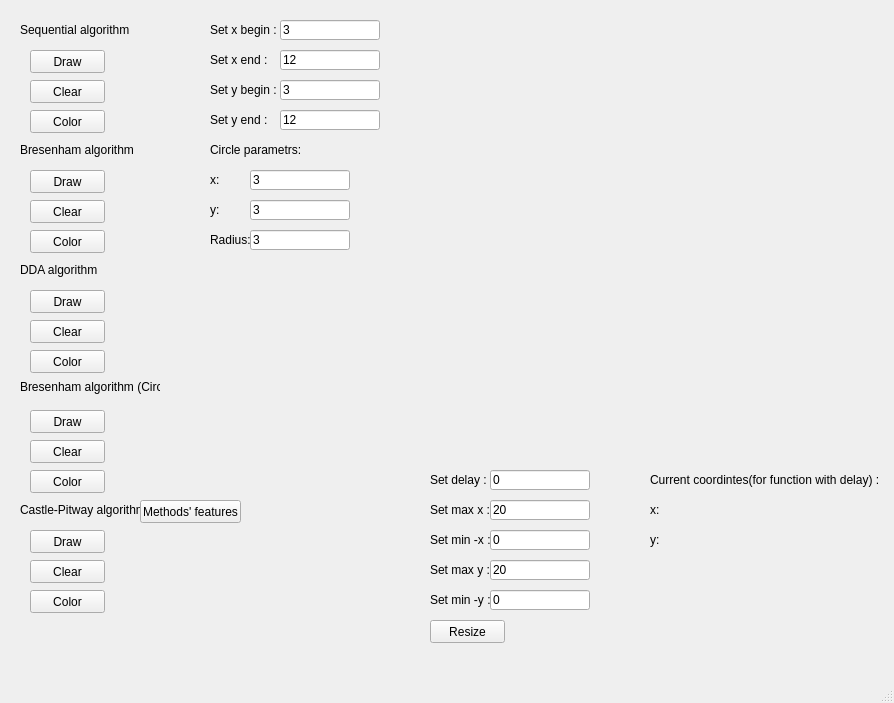
<?xml version="1.0" encoding="UTF-8"?>
<ui version="4.0">
 <class>MainWindow</class>
 <widget class="QMainWindow" name="MainWindow">
  <property name="geometry">
   <rect>
    <x>0</x>
    <y>0</y>
    <width>894</width>
    <height>703</height>
   </rect>
  </property>
  <property name="windowTitle">
   <string>MainWindow</string>
  </property>
  <widget class="QWidget" name="centralwidget">
   <widget class="QLabel" name="label">
    <property name="geometry">
     <rect>
      <x>20</x>
      <y>10</y>
      <width>140</width>
      <height>40</height>
     </rect>
    </property>
    <property name="text">
     <string>Sequential algorithm</string>
    </property>
   </widget>
   <widget class="QPushButton" name="pushButton">
    <property name="geometry">
     <rect>
      <x>30</x>
      <y>50</y>
      <width>75</width>
      <height>23</height>
     </rect>
    </property>
    <property name="text">
     <string>Draw</string>
    </property>
   </widget>
   <widget class="QPushButton" name="pushButton_2">
    <property name="geometry">
     <rect>
      <x>30</x>
      <y>170</y>
      <width>75</width>
      <height>23</height>
     </rect>
    </property>
    <property name="text">
     <string>Draw</string>
    </property>
   </widget>
   <widget class="QCustomPlot" name="widget" native="true">
    <property name="geometry">
     <rect>
      <x>429</x>
      <y>19</y>
      <width>460</width>
      <height>430</height>
     </rect>
    </property>
   </widget>
   <widget class="QPushButton" name="pushButton_3">
    <property name="geometry">
     <rect>
      <x>30</x>
      <y>290</y>
      <width>75</width>
      <height>23</height>
     </rect>
    </property>
    <property name="text">
     <string>Draw</string>
    </property>
   </widget>
   <widget class="QPushButton" name="pushButton_4">
    <property name="geometry">
     <rect>
      <x>30</x>
      <y>410</y>
      <width>75</width>
      <height>23</height>
     </rect>
    </property>
    <property name="text">
     <string>Draw</string>
    </property>
   </widget>
   <widget class="QPushButton" name="pushButton_5">
    <property name="geometry">
     <rect>
      <x>30</x>
      <y>530</y>
      <width>75</width>
      <height>23</height>
     </rect>
    </property>
    <property name="text">
     <string>Draw</string>
    </property>
   </widget>
   <widget class="QPushButton" name="pushButton_6">
    <property name="geometry">
     <rect>
      <x>30</x>
      <y>80</y>
      <width>75</width>
      <height>23</height>
     </rect>
    </property>
    <property name="text">
     <string>Clear</string>
    </property>
   </widget>
   <widget class="QPushButton" name="pushButton_7">
    <property name="geometry">
     <rect>
      <x>30</x>
      <y>230</y>
      <width>75</width>
      <height>23</height>
     </rect>
    </property>
    <property name="text">
     <string>Color</string>
    </property>
   </widget>
   <widget class="QPushButton" name="pushButton_8">
    <property name="geometry">
     <rect>
      <x>30</x>
      <y>320</y>
      <width>75</width>
      <height>23</height>
     </rect>
    </property>
    <property name="text">
     <string>Clear</string>
    </property>
   </widget>
   <widget class="QPushButton" name="pushButton_9">
    <property name="geometry">
     <rect>
      <x>30</x>
      <y>440</y>
      <width>75</width>
      <height>23</height>
     </rect>
    </property>
    <property name="text">
     <string>Clear</string>
    </property>
   </widget>
   <widget class="QPushButton" name="pushButton_10">
    <property name="geometry">
     <rect>
      <x>30</x>
      <y>560</y>
      <width>75</width>
      <height>23</height>
     </rect>
    </property>
    <property name="text">
     <string>Clear</string>
    </property>
   </widget>
   <widget class="QLabel" name="label_2">
    <property name="geometry">
     <rect>
      <x>20</x>
      <y>130</y>
      <width>140</width>
      <height>40</height>
     </rect>
    </property>
    <property name="text">
     <string>Bresenham algorithm</string>
    </property>
   </widget>
   <widget class="QLabel" name="label_3">
    <property name="geometry">
     <rect>
      <x>20</x>
      <y>360</y>
      <width>140</width>
      <height>40</height>
     </rect>
    </property>
    <property name="text">
     <string>
Bresenham algorithm (Circle)</string>
    </property>
   </widget>
   <widget class="QLabel" name="label_4">
    <property name="geometry">
     <rect>
      <x>20</x>
      <y>250</y>
      <width>140</width>
      <height>40</height>
     </rect>
    </property>
    <property name="text">
     <string>DDA algorithm</string>
    </property>
   </widget>
   <widget class="QLabel" name="label_5">
    <property name="geometry">
     <rect>
      <x>20</x>
      <y>490</y>
      <width>140</width>
      <height>40</height>
     </rect>
    </property>
    <property name="text">
     <string>Castle-Pitway algorithm</string>
    </property>
   </widget>
   <widget class="QLabel" name="label_6">
    <property name="geometry">
     <rect>
      <x>430</x>
      <y>470</y>
      <width>80</width>
      <height>20</height>
     </rect>
    </property>
    <property name="text">
     <string>Set delay :</string>
    </property>
   </widget>
   <widget class="QLineEdit" name="lineEdit">
    <property name="geometry">
     <rect>
      <x>490</x>
      <y>470</y>
      <width>100</width>
      <height>20</height>
     </rect>
    </property>
    <property name="text">
     <string>0</string>
    </property>
   </widget>
   <widget class="QLabel" name="label_7">
    <property name="geometry">
     <rect>
      <x>430</x>
      <y>500</y>
      <width>80</width>
      <height>20</height>
     </rect>
    </property>
    <property name="text">
     <string>Set max x :</string>
    </property>
   </widget>
   <widget class="QLabel" name="label_8">
    <property name="geometry">
     <rect>
      <x>430</x>
      <y>530</y>
      <width>80</width>
      <height>20</height>
     </rect>
    </property>
    <property name="text">
     <string>Set min -x :</string>
    </property>
   </widget>
   <widget class="QLabel" name="label_9">
    <property name="geometry">
     <rect>
      <x>430</x>
      <y>560</y>
      <width>80</width>
      <height>20</height>
     </rect>
    </property>
    <property name="text">
     <string>Set max y :</string>
    </property>
   </widget>
   <widget class="QLabel" name="label_10">
    <property name="geometry">
     <rect>
      <x>430</x>
      <y>590</y>
      <width>80</width>
      <height>20</height>
     </rect>
    </property>
    <property name="text">
     <string>Set min -y :</string>
    </property>
   </widget>
   <widget class="QLineEdit" name="lineEdit_2">
    <property name="geometry">
     <rect>
      <x>490</x>
      <y>500</y>
      <width>100</width>
      <height>20</height>
     </rect>
    </property>
    <property name="text">
     <string>20</string>
    </property>
   </widget>
   <widget class="QLineEdit" name="lineEdit_3">
    <property name="geometry">
     <rect>
      <x>490</x>
      <y>530</y>
      <width>100</width>
      <height>20</height>
     </rect>
    </property>
    <property name="text">
     <string>0</string>
    </property>
   </widget>
   <widget class="QLineEdit" name="lineEdit_4">
    <property name="geometry">
     <rect>
      <x>490</x>
      <y>560</y>
      <width>100</width>
      <height>20</height>
     </rect>
    </property>
    <property name="text">
     <string>20</string>
    </property>
   </widget>
   <widget class="QLineEdit" name="lineEdit_5">
    <property name="geometry">
     <rect>
      <x>490</x>
      <y>590</y>
      <width>100</width>
      <height>20</height>
     </rect>
    </property>
    <property name="text">
     <string>0</string>
    </property>
   </widget>
   <widget class="QLabel" name="label_11">
    <property name="geometry">
     <rect>
      <x>210</x>
      <y>80</y>
      <width>80</width>
      <height>20</height>
     </rect>
    </property>
    <property name="text">
     <string>Set y begin :</string>
    </property>
   </widget>
   <widget class="QLabel" name="label_12">
    <property name="geometry">
     <rect>
      <x>210</x>
      <y>50</y>
      <width>80</width>
      <height>20</height>
     </rect>
    </property>
    <property name="text">
     <string>Set x end :</string>
    </property>
   </widget>
   <widget class="QLabel" name="label_13">
    <property name="geometry">
     <rect>
      <x>210</x>
      <y>110</y>
      <width>80</width>
      <height>20</height>
     </rect>
    </property>
    <property name="text">
     <string>Set y end :</string>
    </property>
   </widget>
   <widget class="QLineEdit" name="lineEdit_6">
    <property name="geometry">
     <rect>
      <x>280</x>
      <y>110</y>
      <width>100</width>
      <height>20</height>
     </rect>
    </property>
    <property name="text">
     <string>12</string>
    </property>
   </widget>
   <widget class="QLineEdit" name="lineEdit_7">
    <property name="geometry">
     <rect>
      <x>280</x>
      <y>50</y>
      <width>100</width>
      <height>20</height>
     </rect>
    </property>
    <property name="text">
     <string>12</string>
    </property>
   </widget>
   <widget class="QLineEdit" name="lineEdit_8">
    <property name="geometry">
     <rect>
      <x>280</x>
      <y>20</y>
      <width>100</width>
      <height>20</height>
     </rect>
    </property>
    <property name="text">
     <string>3</string>
    </property>
   </widget>
   <widget class="QLineEdit" name="lineEdit_9">
    <property name="geometry">
     <rect>
      <x>280</x>
      <y>80</y>
      <width>100</width>
      <height>20</height>
     </rect>
    </property>
    <property name="text">
     <string>3</string>
    </property>
   </widget>
   <widget class="QLabel" name="label_14">
    <property name="geometry">
     <rect>
      <x>210</x>
      <y>20</y>
      <width>80</width>
      <height>20</height>
     </rect>
    </property>
    <property name="text">
     <string>Set x begin :</string>
    </property>
   </widget>
   <widget class="QPushButton" name="pushButton_11">
    <property name="geometry">
     <rect>
      <x>30</x>
      <y>110</y>
      <width>75</width>
      <height>23</height>
     </rect>
    </property>
    <property name="text">
     <string>Color</string>
    </property>
   </widget>
   <widget class="QPushButton" name="pushButton_12">
    <property name="geometry">
     <rect>
      <x>30</x>
      <y>200</y>
      <width>75</width>
      <height>23</height>
     </rect>
    </property>
    <property name="text">
     <string>Clear</string>
    </property>
   </widget>
   <widget class="QPushButton" name="pushButton_13">
    <property name="geometry">
     <rect>
      <x>30</x>
      <y>350</y>
      <width>75</width>
      <height>23</height>
     </rect>
    </property>
    <property name="text">
     <string>Color</string>
    </property>
   </widget>
   <widget class="QPushButton" name="pushButton_14">
    <property name="geometry">
     <rect>
      <x>30</x>
      <y>470</y>
      <width>75</width>
      <height>23</height>
     </rect>
    </property>
    <property name="text">
     <string>Color</string>
    </property>
   </widget>
   <widget class="QPushButton" name="pushButton_15">
    <property name="geometry">
     <rect>
      <x>30</x>
      <y>590</y>
      <width>75</width>
      <height>23</height>
     </rect>
    </property>
    <property name="text">
     <string>Color</string>
    </property>
   </widget>
   <widget class="QPushButton" name="pushButton_16">
    <property name="geometry">
     <rect>
      <x>430</x>
      <y>620</y>
      <width>75</width>
      <height>23</height>
     </rect>
    </property>
    <property name="text">
     <string>Resize</string>
    </property>
   </widget>
   <widget class="QLabel" name="label_15">
    <property name="geometry">
     <rect>
      <x>650</x>
      <y>470</y>
      <width>230</width>
      <height>20</height>
     </rect>
    </property>
    <property name="text">
     <string>Current coordintes(for function with delay) :</string>
    </property>
   </widget>
   <widget class="QLabel" name="label_16">
    <property name="geometry">
     <rect>
      <x>650</x>
      <y>500</y>
      <width>20</width>
      <height>20</height>
     </rect>
    </property>
    <property name="text">
     <string>x:</string>
    </property>
   </widget>
   <widget class="QLabel" name="label_17">
    <property name="geometry">
     <rect>
      <x>670</x>
      <y>500</y>
      <width>20</width>
      <height>20</height>
     </rect>
    </property>
    <property name="text">
     <string/>
    </property>
   </widget>
   <widget class="QLabel" name="label_18">
    <property name="geometry">
     <rect>
      <x>650</x>
      <y>530</y>
      <width>20</width>
      <height>20</height>
     </rect>
    </property>
    <property name="text">
     <string>y:</string>
    </property>
   </widget>
   <widget class="QLabel" name="label_19">
    <property name="geometry">
     <rect>
      <x>670</x>
      <y>530</y>
      <width>20</width>
      <height>20</height>
     </rect>
    </property>
    <property name="text">
     <string/>
    </property>
   </widget>
   <widget class="QLabel" name="label_20">
    <property name="geometry">
     <rect>
      <x>140</x>
      <y>530</y>
      <width>150</width>
      <height>30</height>
     </rect>
    </property>
    <property name="text">
     <string/>
    </property>
   </widget>
   <widget class="QLabel" name="label_21">
    <property name="geometry">
     <rect>
      <x>210</x>
      <y>130</y>
      <width>140</width>
      <height>40</height>
     </rect>
    </property>
    <property name="text">
     <string>Circle parametrs:</string>
    </property>
   </widget>
   <widget class="QLabel" name="label_22">
    <property name="geometry">
     <rect>
      <x>210</x>
      <y>160</y>
      <width>140</width>
      <height>40</height>
     </rect>
    </property>
    <property name="text">
     <string>x:</string>
    </property>
   </widget>
   <widget class="QLabel" name="label_23">
    <property name="geometry">
     <rect>
      <x>210</x>
      <y>220</y>
      <width>140</width>
      <height>40</height>
     </rect>
    </property>
    <property name="text">
     <string>Radius:</string>
    </property>
   </widget>
   <widget class="QLineEdit" name="lineEdit_10">
    <property name="geometry">
     <rect>
      <x>250</x>
      <y>170</y>
      <width>100</width>
      <height>20</height>
     </rect>
    </property>
    <property name="text">
     <string>3</string>
    </property>
   </widget>
   <widget class="QLineEdit" name="lineEdit_11">
    <property name="geometry">
     <rect>
      <x>250</x>
      <y>230</y>
      <width>100</width>
      <height>20</height>
     </rect>
    </property>
    <property name="text">
     <string>3</string>
    </property>
   </widget>
   <widget class="QLabel" name="label_24">
    <property name="geometry">
     <rect>
      <x>210</x>
      <y>190</y>
      <width>140</width>
      <height>40</height>
     </rect>
    </property>
    <property name="text">
     <string>y:</string>
    </property>
   </widget>
   <widget class="QLineEdit" name="lineEdit_12">
    <property name="geometry">
     <rect>
      <x>250</x>
      <y>200</y>
      <width>100</width>
      <height>20</height>
     </rect>
    </property>
    <property name="text">
     <string>3</string>
    </property>
   </widget>
   <widget class="QPushButton" name="pushButton_17">
    <property name="geometry">
     <rect>
      <x>140</x>
      <y>500</y>
      <width>101</width>
      <height>23</height>
     </rect>
    </property>
    <property name="text">
     <string>Methods' features</string>
    </property>
   </widget>
  </widget>
  <widget class="QMenuBar" name="menubar">
   <property name="geometry">
    <rect>
     <x>0</x>
     <y>0</y>
     <width>894</width>
     <height>21</height>
    </rect>
   </property>
  </widget>
  <widget class="QStatusBar" name="statusbar"/>
 </widget>
 <customwidgets>
  <customwidget>
   <class>QCustomPlot</class>
   <extends>QWidget</extends>
   <header>qcustomplot.h</header>
   <container>1</container>
  </customwidget>
 </customwidgets>
 <resources/>
 <connections/>
</ui>
